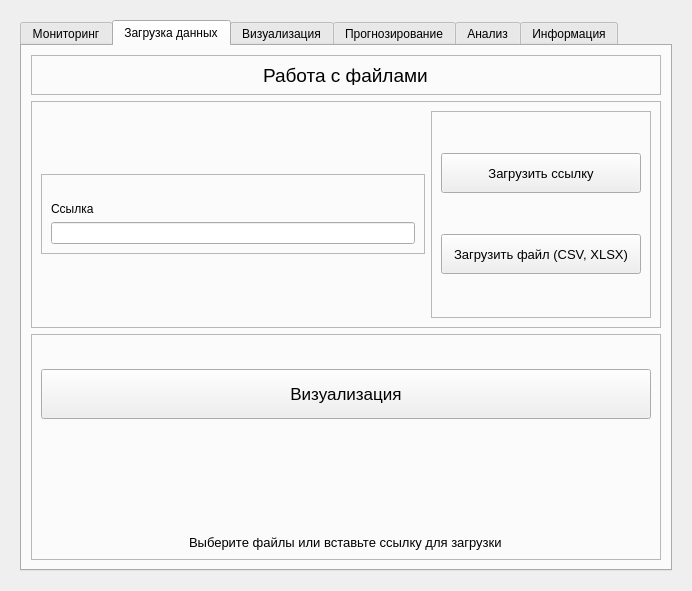
<?xml version="1.0" encoding="UTF-8"?>
<ui version="4.0">
 <class>Form</class>
 <widget class="QWidget" name="Form">
  <property name="geometry">
   <rect>
    <x>0</x>
    <y>0</y>
    <width>692</width>
    <height>591</height>
   </rect>
  </property>
  <property name="windowTitle">
   <string>Form</string>
  </property>
  <layout class="QHBoxLayout" name="horizontalLayout">
   <item>
    <widget class="QStackedWidget" name="stackedWidget">
     <property name="currentIndex">
      <number>1</number>
     </property>
     <widget class="QWidget" name="page">
      <layout class="QVBoxLayout" name="verticalLayout_2">
       <item>
        <spacer name="verticalSpacer">
         <property name="orientation">
          <enum>Qt::Vertical</enum>
         </property>
         <property name="sizeHint" stdset="0">
          <size>
           <width>20</width>
           <height>40</height>
          </size>
         </property>
        </spacer>
       </item>
       <item>
        <layout class="QHBoxLayout" name="horizontalLayout_3">
         <item>
          <widget class="QLineEdit" name="edit_login">
           <property name="placeholderText">
            <string>Логин</string>
           </property>
          </widget>
         </item>
         <item>
          <widget class="QLineEdit" name="edit_password">
           <property name="placeholderText">
            <string>Пароль</string>
           </property>
          </widget>
         </item>
        </layout>
       </item>
       <item>
        <layout class="QHBoxLayout" name="horizontalLayout_2">
         <item>
          <widget class="QPushButton" name="btn_register">
           <property name="text">
            <string>Зарегистрироваться</string>
           </property>
          </widget>
         </item>
         <item>
          <widget class="QPushButton" name="btn_login">
           <property name="text">
            <string>Войти</string>
           </property>
          </widget>
         </item>
        </layout>
       </item>
       <item>
        <spacer name="verticalSpacer_2">
         <property name="orientation">
          <enum>Qt::Vertical</enum>
         </property>
         <property name="sizeHint" stdset="0">
          <size>
           <width>20</width>
           <height>40</height>
          </size>
         </property>
        </spacer>
       </item>
       <item>
        <widget class="QLabel" name="error_label">
         <property name="text">
          <string/>
         </property>
        </widget>
       </item>
      </layout>
     </widget>
     <widget class="QWidget" name="page_2">
      <layout class="QHBoxLayout" name="horizontalLayout_7">
       <item>
        <widget class="QTabWidget" name="Info_Widget">
         <property name="layoutDirection">
          <enum>Qt::LeftToRight</enum>
         </property>
         <property name="currentIndex">
          <number>1</number>
         </property>
         <widget class="QWidget" name="tab_2">
          <attribute name="title">
           <string>Мониторинг</string>
          </attribute>
          <layout class="QHBoxLayout" name="horizontalLayout_4">
           <item>
            <widget class="QWidget" name="widget" native="true">
             <property name="maximumSize">
              <size>
               <width>250</width>
               <height>16777215</height>
              </size>
             </property>
             <layout class="QVBoxLayout" name="verticalLayout_16">
              <item>
               <widget class="QLineEdit" name="lineEdit_town">
                <property name="placeholderText">
                 <string>Город</string>
                </property>
               </widget>
              </item>
              <item>
               <widget class="QPushButton" name="btn_get_weather">
                <property name="text">
                 <string>Получить текущую погоду</string>
                </property>
               </widget>
              </item>
             </layout>
            </widget>
           </item>
           <item>
            <widget class="QLabel" name="label_weather">
             <property name="text">
              <string/>
             </property>
            </widget>
           </item>
          </layout>
         </widget>
         <widget class="QWidget" name="tab_5">
          <attribute name="title">
           <string>Загрузка данных</string>
          </attribute>
          <layout class="QVBoxLayout" name="verticalLayout">
           <item>
            <widget class="QFrame" name="frame_2">
             <property name="maximumSize">
              <size>
               <width>16777215</width>
               <height>40</height>
              </size>
             </property>
             <property name="frameShape">
              <enum>QFrame::StyledPanel</enum>
             </property>
             <property name="frameShadow">
              <enum>QFrame::Raised</enum>
             </property>
             <layout class="QVBoxLayout" name="verticalLayout_9">
              <item alignment="Qt::AlignHCenter|Qt::AlignTop">
               <widget class="QLabel" name="label_2">
                <property name="font">
                 <font>
                  <pointsize>14</pointsize>
                 </font>
                </property>
                <property name="text">
                 <string>Работа с файлами</string>
                </property>
               </widget>
              </item>
             </layout>
            </widget>
           </item>
           <item>
            <widget class="QFrame" name="frame">
             <property name="minimumSize">
              <size>
               <width>500</width>
               <height>140</height>
              </size>
             </property>
             <property name="frameShape">
              <enum>QFrame::StyledPanel</enum>
             </property>
             <property name="frameShadow">
              <enum>QFrame::Raised</enum>
             </property>
             <layout class="QHBoxLayout" name="horizontalLayout_6">
              <item>
               <widget class="QFrame" name="frame_6">
                <property name="minimumSize">
                 <size>
                  <width>260</width>
                  <height>60</height>
                 </size>
                </property>
                <property name="maximumSize">
                 <size>
                  <width>16777215</width>
                  <height>80</height>
                 </size>
                </property>
                <property name="frameShape">
                 <enum>QFrame::StyledPanel</enum>
                </property>
                <property name="frameShadow">
                 <enum>QFrame::Raised</enum>
                </property>
                <layout class="QVBoxLayout" name="verticalLayout_10">
                 <item alignment="Qt::AlignBottom">
                  <widget class="QLabel" name="label_3">
                   <property name="text">
                    <string>Ссылка</string>
                   </property>
                  </widget>
                 </item>
                 <item>
                  <widget class="QLineEdit" name="lineEdit_source">
                   <property name="minimumSize">
                    <size>
                     <width>0</width>
                     <height>20</height>
                    </size>
                   </property>
                   <property name="maximumSize">
                    <size>
                     <width>480</width>
                     <height>16777215</height>
                    </size>
                   </property>
                  </widget>
                 </item>
                </layout>
               </widget>
              </item>
              <item>
               <widget class="QFrame" name="frame_7">
                <property name="frameShape">
                 <enum>QFrame::StyledPanel</enum>
                </property>
                <property name="frameShadow">
                 <enum>QFrame::Raised</enum>
                </property>
                <layout class="QVBoxLayout" name="verticalLayout_11">
                 <item alignment="Qt::AlignHCenter">
                  <widget class="QPushButton" name="btn_load_source_file">
                   <property name="minimumSize">
                    <size>
                     <width>200</width>
                     <height>40</height>
                    </size>
                   </property>
                   <property name="font">
                    <font>
                     <pointsize>10</pointsize>
                    </font>
                   </property>
                   <property name="cursor">
                    <cursorShape>PointingHandCursor</cursorShape>
                   </property>
                   <property name="text">
                    <string>Загрузить ссылку</string>
                   </property>
                  </widget>
                 </item>
                 <item>
                  <spacer name="verticalSpacer_4">
                   <property name="orientation">
                    <enum>Qt::Vertical</enum>
                   </property>
                   <property name="sizeType">
                    <enum>QSizePolicy::Minimum</enum>
                   </property>
                   <property name="sizeHint" stdset="0">
                    <size>
                     <width>10</width>
                     <height>3</height>
                    </size>
                   </property>
                  </spacer>
                 </item>
                 <item alignment="Qt::AlignHCenter">
                  <widget class="QPushButton" name="btn_load_local_file">
                   <property name="minimumSize">
                    <size>
                     <width>200</width>
                     <height>40</height>
                    </size>
                   </property>
                   <property name="maximumSize">
                    <size>
                     <width>300</width>
                     <height>40</height>
                    </size>
                   </property>
                   <property name="font">
                    <font>
                     <pointsize>10</pointsize>
                    </font>
                   </property>
                   <property name="cursor">
                    <cursorShape>PointingHandCursor</cursorShape>
                   </property>
                   <property name="text">
                    <string>Загрузить файл (CSV, XLSX)</string>
                   </property>
                  </widget>
                 </item>
                </layout>
               </widget>
              </item>
             </layout>
            </widget>
           </item>
           <item>
            <widget class="QFrame" name="frame_3">
             <property name="minimumSize">
              <size>
               <width>0</width>
               <height>100</height>
              </size>
             </property>
             <property name="frameShape">
              <enum>QFrame::StyledPanel</enum>
             </property>
             <property name="frameShadow">
              <enum>QFrame::Raised</enum>
             </property>
             <layout class="QVBoxLayout" name="verticalLayout_8">
              <item alignment="Qt::AlignVCenter">
               <widget class="QPushButton" name="btn_visual">
                <property name="minimumSize">
                 <size>
                  <width>0</width>
                  <height>50</height>
                 </size>
                </property>
                <property name="font">
                 <font>
                  <pointsize>13</pointsize>
                 </font>
                </property>
                <property name="cursor">
                 <cursorShape>PointingHandCursor</cursorShape>
                </property>
                <property name="text">
                 <string>Визуализация</string>
                </property>
               </widget>
              </item>
              <item alignment="Qt::AlignHCenter|Qt::AlignBottom">
               <widget class="QLabel" name="error_label_loadfile">
                <property name="font">
                 <font>
                  <pointsize>10</pointsize>
                 </font>
                </property>
                <property name="text">
                 <string>Выберите файлы или вставьте ссылку для загрузки</string>
                </property>
               </widget>
              </item>
             </layout>
            </widget>
           </item>
          </layout>
         </widget>
         <widget class="QWidget" name="tab">
          <attribute name="title">
           <string>Визуализация</string>
          </attribute>
         </widget>
         <widget class="QWidget" name="tab_3">
          <attribute name="title">
           <string>Прогнозирование</string>
          </attribute>
         </widget>
         <widget class="QWidget" name="tab_4">
          <attribute name="title">
           <string>Анализ</string>
          </attribute>
          <widget class="QLineEdit" name="lineEdit">
           <property name="geometry">
            <rect>
             <x>200</x>
             <y>210</y>
             <width>113</width>
             <height>20</height>
            </rect>
           </property>
          </widget>
         </widget>
         <widget class="QWidget" name="tab_1">
          <attribute name="title">
           <string>Информация</string>
          </attribute>
          <widget class="QLabel" name="label_4">
           <property name="geometry">
            <rect>
             <x>9</x>
             <y>9</y>
             <width>600</width>
             <height>25</height>
            </rect>
           </property>
           <property name="font">
            <font>
             <pointsize>9</pointsize>
            </font>
           </property>
           <property name="text">
            <string>Добро пожаловать! В этом приложении все разделы расположены в навигации сверху.</string>
           </property>
          </widget>
         </widget>
        </widget>
       </item>
      </layout>
     </widget>
    </widget>
   </item>
  </layout>
 </widget>
 <resources/>
 <connections/>
</ui>
